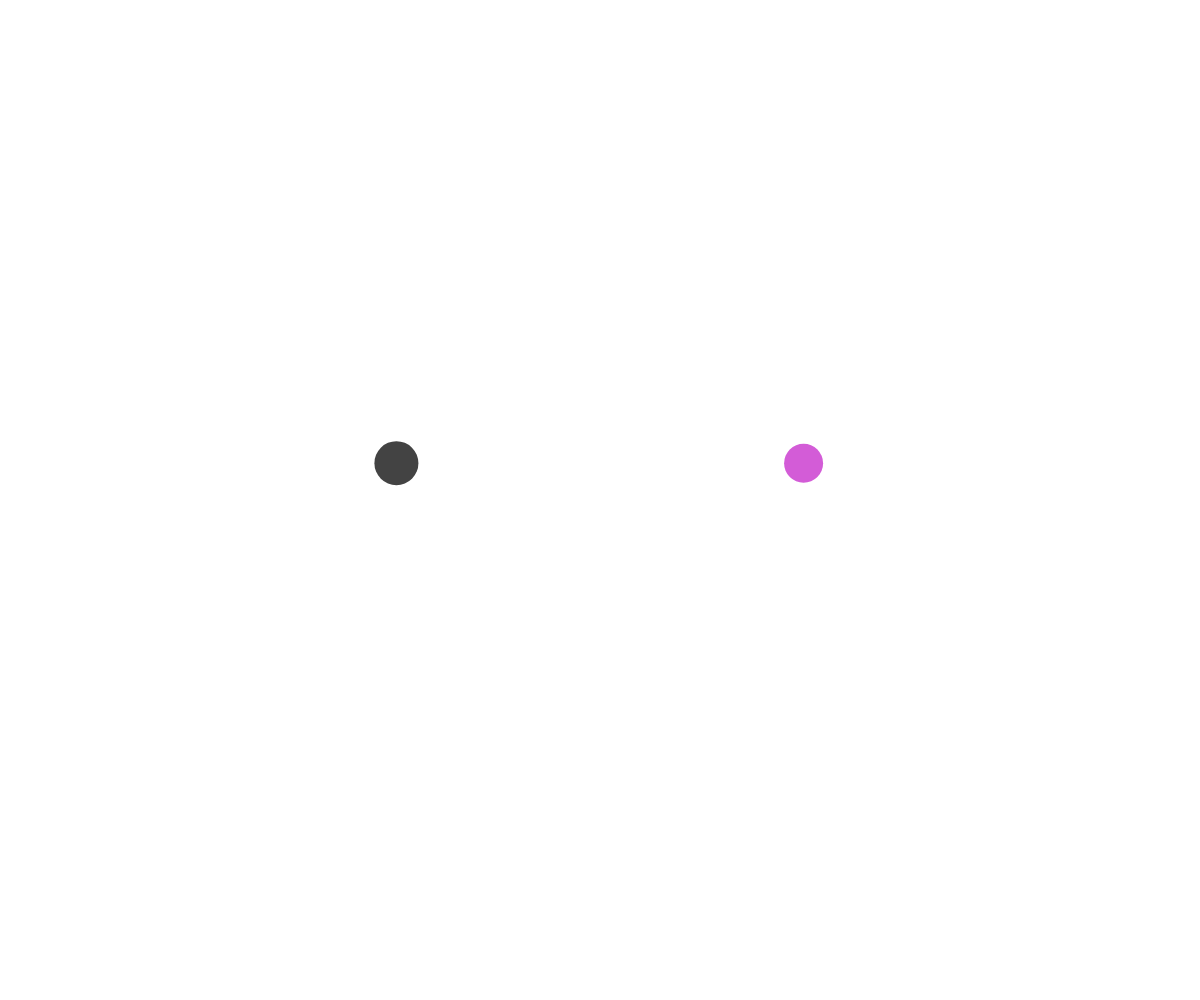
Frame 1 (no input)
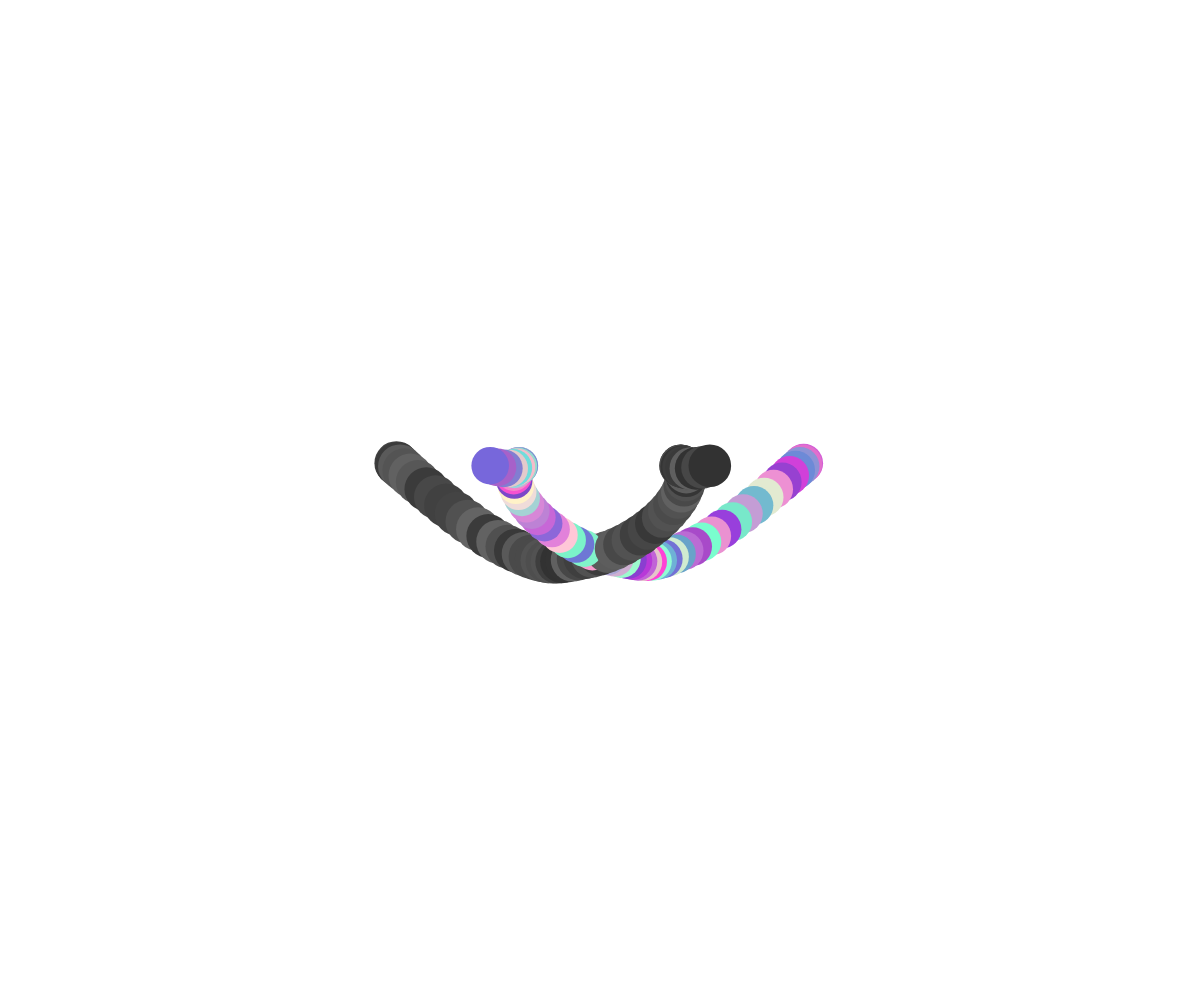
Frame 60 (no input)
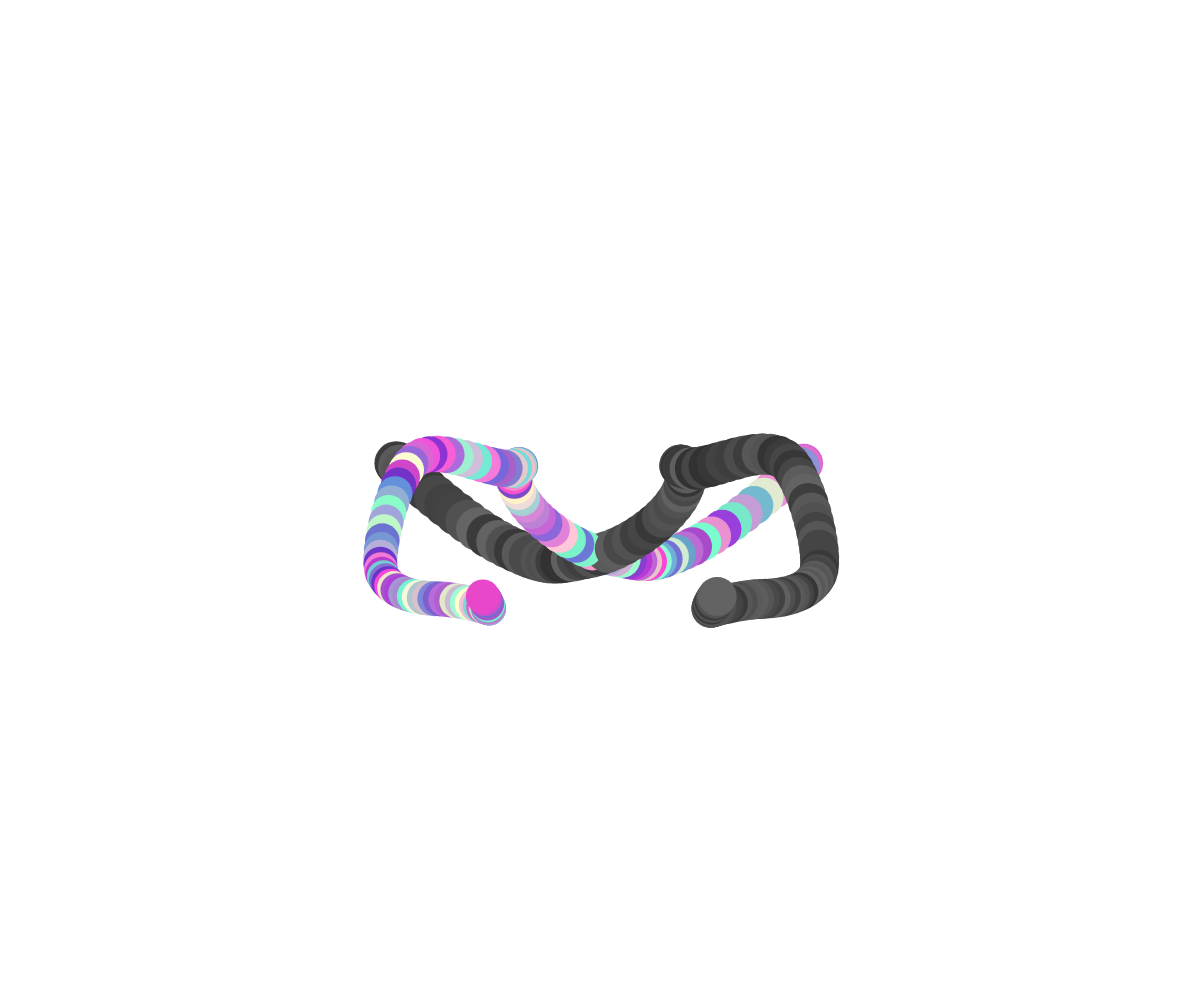
Frame 120 (the mouse pressed at the canvas centre since frame 60)

The p5.js sketch that drew these frames (run headless with seeded random() and noise() and a simulated clock; from frame 60 on, the mouse is pressed at the canvas centre):

// p5.js sketch
// ── sketch.js
let noiseTime = 0;
let noiseTam = 100;
function setup() {
  createCanvas(windowWidth, windowHeight);
}

function draw() {
  let posX = map(noise(noiseTime), 0, 1, 0, windowWidth);
  let posY = map(noise(noiseTime + 10), 0, 1, 0, windowHeight);
  noiseTime += 0.009;
  noiseTam += 0.01;

  let tam = map(noise(noiseTam), 0, 1, 50, 5);

  fill(random(100, 255), random(50, 255), random(200, 220));
  stroke(255, 0);
  strokeWeight(4);
  circle(posX, posY, tam);

  // Reflejar
  let posXRight = windowWidth - posX;
  fill(random(50, 100));
  circle(posXRight, posY, tam + 05);
}
